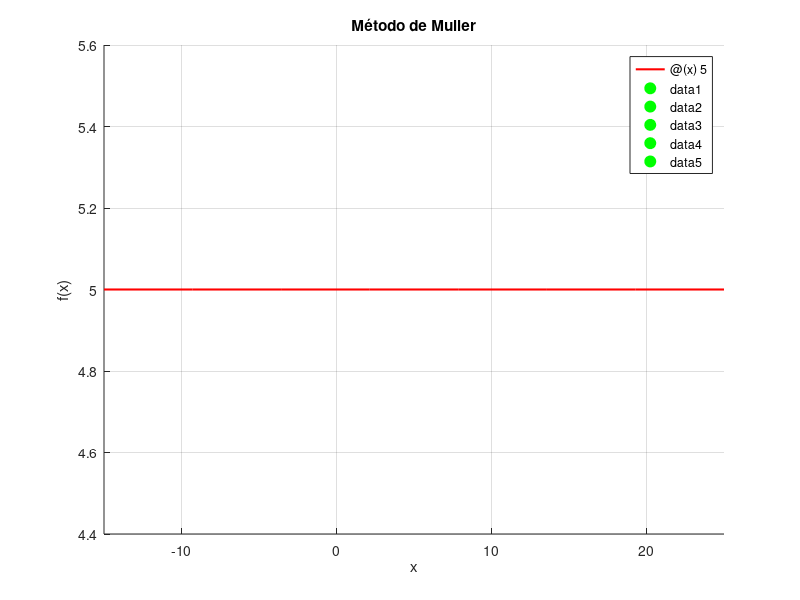

This chart was generated by the following MATLAB code:
clc; clear; close all;

f_str = input('Digite a função para o método de Muller: ','s');
x0 = input('Digite o valor para x0: ');
x1 = input('Digite o valor para x1: ');
x2 = input('Digite o valor para x2: ');
tol = input('Digite o valor para a tolerância em x: ');
max_ite = input('Digite o valor máximo de iterações do código: ');
ite = 0;

f_func = str2func(['@(x)', f_str]);

figure;
hold on;
fplot(f_func,[x0 - 20, x2 + 20], 'r','LineWidth', 1.5);
xlabel('x');
ylabel('f(x)');
title('Método de Muller');
grid on;

while ite < max_ite
    fx0 = f_func(x0);
    fx1 = f_func(x1);
    fx2 = f_func(x2);

    h0 = x1 - x0;
    h1 = x2 - x1;
    d0 = (fx1 - fx0)/h0;
    d1 = (fx2 - fx1)/h1;

    a = (d1 - d0)/(h1 + h0);
    b = d1 + h1 * a;
    c = fx2;

    delta = (b^2 -4*a*c)^0.5;

    if abs(b + delta) > abs(b - delta)
        denominador = b + delta;
    else
        denominador = b - delta;
    end

    x3 = x2 - (2*c / denominador);

    if abs(x3 - x2) < tol
        fprintf('Raiz: %.20f', x3);
        break
    end

    fprintf('x0: %.10f. x1 = %.10f. x2 = %.10f. x3 = %.10f. Iteração = %d.', x0, x1, x2, x3, ite);

    plot(x3 , f_func(x3), 'go', 'MarkerSize', 8, 'MarkerFaceColor', 'g');

    input('Pressione para continuar...')

    x0 = x1;
    x1 = x2;
    x2 = x3;
    ite = ite + 1;

end
    
    if ite >= max_ite
        fprintf('Máximo de Iterações atingido.\nRaíz achada = %.10f.', x3);
    end
    
hold off